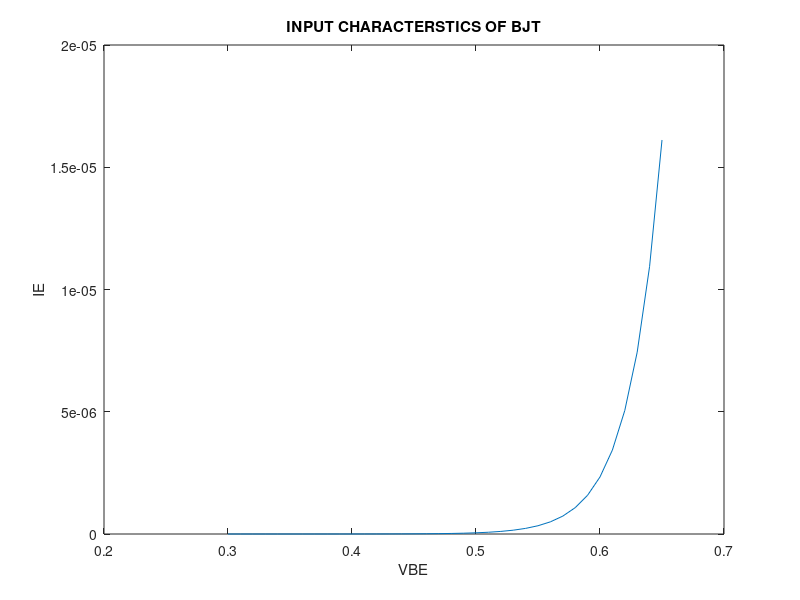

The MATLAB script that drew this image:
 bf = 120;
 af = bf/(1-bf);
 vbc = -1;
 vbe = 0.3:0.01:0.65;
 vt = ((1.38e-23)*300)/1.6e-19;
 ie = - 2e-16.*((exp(vbc./vt)-1)+1. *(exp(vbe./vt)-1)./af);
 plot(vbe,ie);
 title('INPUT CHARACTERSTICS OF BJT');
 xlabel('VBE');
 ylabel('IE')